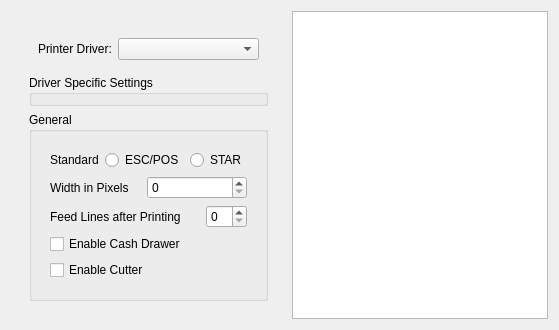
      <widget class="QWidget" name="tab_printer">
       <attribute name="title">
        <string>Printer Configuration</string>
       </attribute>
       <layout class="QHBoxLayout" name="horizontalLayout_6">
        <item>
         <widget class="QWidget" name="left_pane" native="true">
          <property name="sizePolicy">
           <sizepolicy hsizetype="Fixed" vsizetype="Preferred">
            <horstretch>0</horstretch>
            <verstretch>0</verstretch>
           </sizepolicy>
          </property>
          <layout class="QVBoxLayout" name="left_pane_layout">
           <item>
            <widget class="QWidget" name="printer_settings" native="true">
             <layout class="QVBoxLayout" name="verticalLayout_2">
              <item>
               <widget class="QWidget" name="printer_driver_select_layout" native="true">
                <property name="sizePolicy">
                 <sizepolicy hsizetype="Preferred" vsizetype="Fixed">
                  <horstretch>0</horstretch>
                  <verstretch>0</verstretch>
                 </sizepolicy>
                </property>
                <layout class="QHBoxLayout" name="horizontalLayout">
                 <item>
                  <widget class="QLabel" name="p_driver_label">
                   <property name="sizePolicy">
                    <sizepolicy hsizetype="Maximum" vsizetype="Preferred">
                     <horstretch>0</horstretch>
                     <verstretch>0</verstretch>
                    </sizepolicy>
                   </property>
                   <property name="text">
                    <string>Printer Driver:</string>
                   </property>
                  </widget>
                 </item>
                 <item>
                  <widget class="QComboBox" name="printer_driver_combo"/>
                 </item>
                </layout>
               </widget>
              </item>
              <item>
               <widget class="QGroupBox" name="printer_driver_settings">
                <property name="title">
                 <string>Driver Specific Settings</string>
                </property>
               </widget>
              </item>
              <item>
               <widget class="QGroupBox" name="printer_general_settings">
                <property name="title">
                 <string>General</string>
                </property>
                <layout class="QVBoxLayout" name="verticalLayout">
                 <item>
                  <widget class="QWidget" name="general_settings_top_widget" native="true">
                   <layout class="QVBoxLayout" name="verticalLayout_3">
                    <item>
                     <layout class="QHBoxLayout" name="horizontalLayout_3">
                      <item>
                       <widget class="QLabel" name="label">
                        <property name="toolTip">
                         <string>&lt;html&gt;&lt;head/&gt;&lt;body&gt;&lt;p&gt;This settings has NO effect! Will be available in an upcoming version.&lt;/p&gt;&lt;p&gt;For now, only ESC/POS supported.&lt;/p&gt;&lt;/body&gt;&lt;/html&gt;</string>
                        </property>
                        <property name="text">
                         <string>Standard</string>
                        </property>
                       </widget>
                      </item>
                      <item>
                       <widget class="QRadioButton" name="escpos_radio">
                        <property name="text">
                         <string>ESC/POS</string>
                        </property>
                       </widget>
                      </item>
                      <item>
                       <widget class="QRadioButton" name="star_radio">
                        <property name="text">
                         <string>STAR</string>
                        </property>
                       </widget>
                      </item>
                     </layout>
                    </item>
                    <item>
                     <layout class="QHBoxLayout" name="horizontalLayout_5">
                      <item>
                       <widget class="QLabel" name="label_3">
                        <property name="sizePolicy">
                         <sizepolicy hsizetype="Expanding" vsizetype="Preferred">
                          <horstretch>0</horstretch>
                          <verstretch>0</verstretch>
                         </sizepolicy>
                        </property>
                        <property name="toolTip">
                         <string>(384 for 58mm printers, 576 for 80mm, typically.)</string>
                        </property>
                        <property name="text">
                         <string>Width in Pixels</string>
                        </property>
                       </widget>
                      </item>
                      <item>
                       <widget class="QSpinBox" name="pixel_width_input">
                        <property name="sizePolicy">
                         <sizepolicy hsizetype="Minimum" vsizetype="Fixed">
                          <horstretch>0</horstretch>
                          <verstretch>0</verstretch>
                         </sizepolicy>
                        </property>
                        <property name="minimumSize">
                         <size>
                          <width>100</width>
                          <height>0</height>
                         </size>
                        </property>
                       </widget>
                      </item>
                     </layout>
                    </item>
                    <item>
                     <layout class="QHBoxLayout" name="horizontalLayout_4">
                      <item>
                       <widget class="QLabel" name="label_2">
                        <property name="toolTip">
                         <string>How many lines to add at the end of a print job</string>
                        </property>
                        <property name="text">
                         <string>Feed Lines after Printing</string>
                        </property>
                       </widget>
                      </item>
                      <item>
                       <widget class="QSpinBox" name="feedlines_input">
                        <property name="sizePolicy">
                         <sizepolicy hsizetype="Fixed" vsizetype="Fixed">
                          <horstretch>0</horstretch>
                          <verstretch>0</verstretch>
                         </sizepolicy>
                        </property>
                       </widget>
                      </item>
                     </layout>
                    </item>
                    <item>
                     <widget class="QCheckBox" name="enable_cash_drawer_check">
                      <property name="text">
                       <string>Enable Cash Drawer</string>
                      </property>
                     </widget>
                    </item>
                    <item>
                     <widget class="QCheckBox" name="enable_cutter_check">
                      <property name="text">
                       <string>Enable Cutter</string>
                      </property>
                     </widget>
                    </item>
                   </layout>
                  </widget>
                 </item>
                </layout>
               </widget>
              </item>
             </layout>
            </widget>
           </item>
          </layout>
         </widget>
        </item>
        <item>
         <layout class="QVBoxLayout" name="right_pane">
          <item>
           <widget class="QGraphicsView" name="graphicsView"/>
          </item>
         </layout>
        </item>
       </layout>
      </widget>
